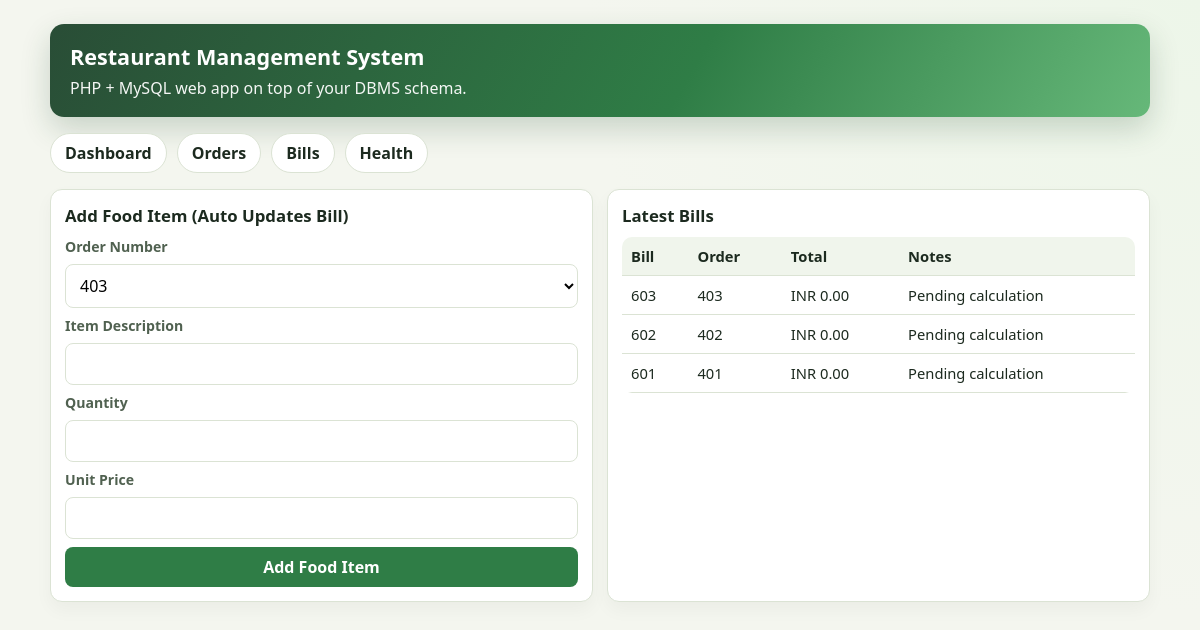
The app's page /index.php?page=bills with its own data.
### tables this page shows
CREATE TABLE bill (
    bill_no INT AUTO_INCREMENT PRIMARY KEY,
    total_price DECIMAL(10,2) NOT NULL DEFAULT 0.00,
    payment_notes VARCHAR(120),
    order_no INT NOT NULL,
    created_at TIMESTAMP NOT NULL DEFAULT CURRENT_TIMESTAMP,
    updated_at TIMESTAMP NOT NULL DEFAULT CURRENT_TIMESTAMP ON UPDATE CURRENT_TIMESTAMP,
    CONSTRAINT chk_bill_total_price CHECK (total_price >= 0),
    CONSTRAINT uq_bill_order UNIQUE (order_no),
    CONSTRAINT fk_bill_order
        FOREIGN KEY (order_no) REFERENCES orders (order_no)
        ON UPDATE CASCADE
        ON DELETE CASCADE
);

### public/index.php (called while the page is built, shortened)
<?php
require_once __DIR__ . '/../src/includes/helpers.php';
$page = $_GET['page'] ?? 'dashboard';
require __DIR__ . '/../src/includes/header.php';
require __DIR__ . '/../src/pages/' . $page . '.php';
require __DIR__ . '/../src/includes/footer.php';

### src/includes/helpers.php (called while the page is built, shortened)
<?php
function h(?string $value): string
{
    return htmlspecialchars((string) $value, ENT_QUOTES, 'UTF-8');
}

### src/pages/bills.php (the view, shortened to what this page needs)
<?php
$pdo = db();
$orders = $pdo->query('SELECT order_no FROM orders ORDER BY order_no DESC')->fetchAll();
$bills = $pdo->query('SELECT bill_no, order_no, total_price, payment_notes FROM bill ORDER BY bill_no DESC LIMIT 20')->fetchAll();
?>
<section class="grid">
    <article class="card">
        <h2>Add Food Item (Auto Updates Bill)</h2>
        <form method="post" action="../src/actions/add_food_item.php">
            <label>Order Number</label>
            <select name="order_no" required>
                <?php foreach ($orders as $order): ?>
                    <option value="<?= h((string) $order['order_no']) ?>"><?= h((string) $order['order_no']) ?></option>
                <?php endforeach; ?>
            </select>
            <label>Item Description</label>
            <input type="text" name="item_description" maxlength="120" required>
            <label>Quantity</label>
            <input type="number" name="quantity" min="1" required>
            <label>Unit Price</label>
            <input type="number" name="unit_price" min="0" step="0.01" required>
            <button type="submit">Add Food Item</button>
        </form>
    </article>
    <article class="card">
        <h2>Latest Bills</h2>
        <table>
            <thead>
            <tr>
                <th>Bill</th>
                <th>Order</th>
                <th>Total</th>
                <th>Notes</th>
            </tr>
            </thead>
            <tbody>
            <?php foreach ($bills as $bill): ?>
                <tr>
                    <td><?= h((string) $bill['bill_no']) ?></td>
                    <td><?= h((string) $bill['order_no']) ?></td>
                    <td>INR <?= h(number_format((float) $bill['total_price'], 2)) ?></td>
                    <td><?= h((string) $bill['payment_notes']) ?></td>
                </tr>
            <?php endforeach; ?>
            </tbody>
        </table>
    </article>
</section>

### src/includes/header.php (style rules this page uses)
:root { --bg: #f4f6ef; --surface: #ffffff; --ink: #1c2a1f; --muted: #506150; --brand: #2f7d46; --brand-2: #f0b429; --line: #dbe3d4; --danger: #b3261e; }
* { box-sizing: border-box; }
body { margin: 0; font-family: "Segoe UI", Tahoma, Geneva, Verdana, sans-serif; color: var(--ink); background: radial-gradient(circle at top right, #edf6e9, var(--bg) 45%); }
.grid { display: grid; grid-template-columns: repeat(auto-fit, minmax(280px, 1fr)); gap: 14px; }
.card { background: var(--surface); border: 1px solid var(--line); border-radius: 12px; padding: 14px; box-shadow: 0 8px 18px rgba(10, 20, 10, 0.04); }
.card h2 { margin: 0 0 10px; font-size: 1.05rem; }
form { display: grid; gap: 8px; }
label { font-size: 0.88rem; color: var(--muted); font-weight: 600; }
input, select, button { font: inherit; border: 1px solid var(--line); border-radius: 8px; padding: 9px 10px; width: 100%; background: #fff; }
button { background: var(--brand); color: #fff; border: none; font-weight: 700; cursor: pointer; }
table { width: 100%; border-collapse: collapse; margin-top: 8px; background: #fff; border-radius: 10px; overflow: hidden; }
th, td { border-bottom: 1px solid var(--line); padding: 9px; text-align: left; font-size: 0.92rem; }
th { background: #f0f5ec; font-weight: 700; }

### records on screen
bill: bill_no "603", order_no "403", total_price "0.00", payment_notes "Pending calculation"
bill: bill_no "602", order_no "402", total_price "0.00", payment_notes "Pending calculation"
bill: bill_no "601", order_no "401", total_price "0.00", payment_notes "Pending calculation"

### other values on screen
form field order_no "403"
